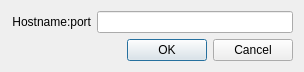
<?xml version="1.0" encoding="UTF-8"?>
<ui version="4.0">
 <class>Dialog</class>
 <widget class="QDialog" name="Dialog">
  <property name="geometry">
   <rect>
    <x>0</x>
    <y>0</y>
    <width>304</width>
    <height>63</height>
   </rect>
  </property>
  <property name="windowTitle">
   <string>Dialog</string>
  </property>
  <layout class="QGridLayout" name="gridLayout">
   <item row="0" column="0">
    <widget class="QLabel" name="label">
     <property name="text">
      <string>Hostname:port</string>
     </property>
     <property name="alignment">
      <set>Qt::AlignRight|Qt::AlignTrailing|Qt::AlignVCenter</set>
     </property>
    </widget>
   </item>
   <item row="0" column="1">
    <widget class="QLineEdit" name="hostname"/>
   </item>
   <item row="1" column="0" colspan="2">
    <widget class="QDialogButtonBox" name="buttonBox">
     <property name="orientation">
      <enum>Qt::Horizontal</enum>
     </property>
     <property name="standardButtons">
      <set>QDialogButtonBox::Cancel|QDialogButtonBox::Ok</set>
     </property>
    </widget>
   </item>
  </layout>
 </widget>
 <resources/>
 <connections>
  <connection>
   <sender>buttonBox</sender>
   <signal>accepted()</signal>
   <receiver>Dialog</receiver>
   <slot>accept()</slot>
   <hints>
    <hint type="sourcelabel">
     <x>248</x>
     <y>254</y>
    </hint>
    <hint type="destinationlabel">
     <x>157</x>
     <y>274</y>
    </hint>
   </hints>
  </connection>
  <connection>
   <sender>buttonBox</sender>
   <signal>rejected()</signal>
   <receiver>Dialog</receiver>
   <slot>reject()</slot>
   <hints>
    <hint type="sourcelabel">
     <x>316</x>
     <y>260</y>
    </hint>
    <hint type="destinationlabel">
     <x>286</x>
     <y>274</y>
    </hint>
   </hints>
  </connection>
 </connections>
</ui>
